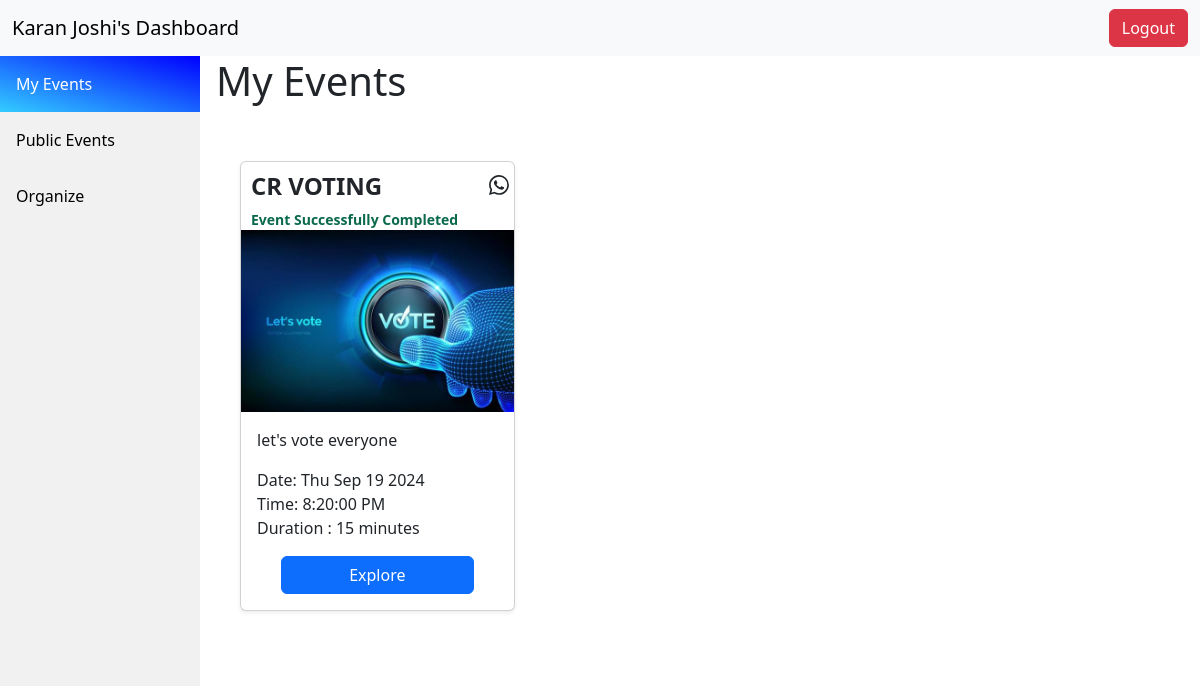
/1/home, run on the app's committed database.
### application/models.py (models this page shows)
class User(db.Model):
    id=db.Column(db.Integer,primary_key=True)
    name=db.Column(db.String())
    registered=db.Column(db.Boolean,default=False)
    otp=db.Column(db.Integer)
    email=db.Column(db.String(),nullable=False,unique=True)
    pwd=db.Column(db.String())
    login=db.Column(db.Boolean,default=False)
    gender=db.Column(db.String(),default='x')
    school=db.Column(db.String(),default='x')
    batch=db.Column(db.String(),default='x')
    branch=db.Column(db.String(),default='x')
    events=db.relationship('Event',backref='user')
    votes=db.relationship('Vote',backref='user')

class Event(db.Model):
    id=db.Column(db.Integer(),primary_key=True)
    createTime=db.Column(db.DateTime)
    organizerId=db.Column(db.Integer(),db.ForeignKey('user.id'))
    title=db.Column(db.String(),default='x')
    desc=db.Column(db.String(),default='x')
    endTime=db.Column(db.DateTime,nullable=False)
    startTime=db.Column(db.DateTime,nullable=False)
    isApproved=db.Column(db.Boolean,default=False)
    voterCount=db.Column(db.Integer())
    durHour=db.Column(db.Integer())
    durMin=db.Column(db.Integer())
    votes=db.relationship('Vote',backref='event')

### application/controllers.py (the view, shortened to what this page needs)
@app.route('/<userId>/home',methods=['GET','POST'])
def userDashboard(userId):
    user=User.query.get(userId)
    events=[]
    for v in user.votes:
        events+=[Event.query.get(v.eventId)]
    return render_template('user_myevents.html',user=user,events=events)

### templates/user_myevents.html (shortened to what this page needs)
<!DOCTYPE html>
<html lang="en">
<head>
    <link rel="stylesheet" href="/static/specific-event.css">
    <link rel="stylesheet" href="/static/user_myevents.css">
    <link href="https://cdn.jsdelivr.net/npm/bootstrap@5.3.3/dist/css/bootstrap.min.css" rel="stylesheet">
</head>
<body>
  <nav class="navbar navbar-fixed-top navbar-expand-lg bg-body-tertiary">
    <div class="container-fluid">
      <a class="navbar-brand" href="#">{{user.name}}'s Dashboard</a>
      <div class="collapse navbar-collapse" id="navbarSupportedContent">
        <a class="btn btn-danger" href="/">Logout</a>
      </div>
    </div>
  </nav>
    <div class="sidebar">
        <a class="active disabled" href="#myevents" id="myeventsbtn" >My Events</a>
        <a href="#allevents" id="alleventsbtn">Public Events</a>
        <a href="#organize" id="organizebtn">Organize</a>
      </div>
      <div class="content" >
        <div class="active" id="myevents">
          <h1>My Events</h1>
          {% if events|length == 0 %}
            <p>No Events For You. Don't Worry! <a id="createOne" href="#organize">Let's Create One</a></p>
          {%else%}
          <div class="container">
            <div class="album py-5 bg-body">
              <div class="container">
                <div class="row row-cols-1 row-cols-sm-2 row-cols-md-3 g-5">
                {%for event in events%}
                    <div class="col">
                      <div class="card shadow-sm">
                        <div style="display: flex; align-items: center; justify-content: space-between;">
                          <h4 style="font-weight:550; margin-top: 10px; margin-left: 10px;">{{event.title}}</h4>
                        </div>
                        {%if event.startTime>event.startTime.now()%}
                        <small style="margin-left: 10px; color: #0a694b; font-weight: 700;" class="timer">Starts in </small>
                        <p class="startTimer" style="display: none;">{{event.startTime}}w{{event.endTime}}</p>
                        {%elif event.endTime>event.endTime.now()%}
                        <small style="margin-left: 10px; color: red; font-weight: 700;" class="timer">Ends in </small>
                        <p style="display: none;" class="startTimer">{{event.endTime}}</p>
                        {%else%}
                        <small style="margin-left: 10px; color: #0a694b; font-weight: 700;">Event Successfully Completed</small>
                        {%endif%}
                        <img src="/static/voteThumbnail.jpg" alt="">
                        <div class="card-body">
                          <p class="card-text">{{event.desc}}
                          <p class="startDate">Start Date : {{event.startTime}} <br> Duration : {%if event.durHour%}{{event.durHour}} hours {%else%}{{event.durMin}} minutes {%endif%}</p>
                          <div class="d-flex justify-content-center align-items-center">
                            <a href="/{{user.id}}/{{event.id}}/explore" type="button" style="width:80%" class="btn btn-primary" >Explore</a>
                          </div>
                        </div>
                      </div>
                    </div>
                {%endfor%}
              </div>
            </div>
          </div>
        </div>
      {%endif%}
      </div>
    </div>
</body>
</html>

### static/specific-event.css (style rules this page uses)
body { margin:0px; padding:0px; }
.content { padding: 16px; }
.sidebar { width: 200px; background-color: #f1f1f1; position:fixed; height: 100%; overflow: auto; }
.sidebar a { display: block; color: black; padding: 16px; text-decoration: none; }
.sidebar a.active { background: linear-gradient(to top right, #33ccff 0%, #0000ff 100%); color: white; }
div.content { margin-left: 200px; padding: 1px 16px; }

### data on the page
User: name "Karan Joshi"
Event: title "CR VOTING", shows "Event Successfully Completed", desc "let's vote everyone"
